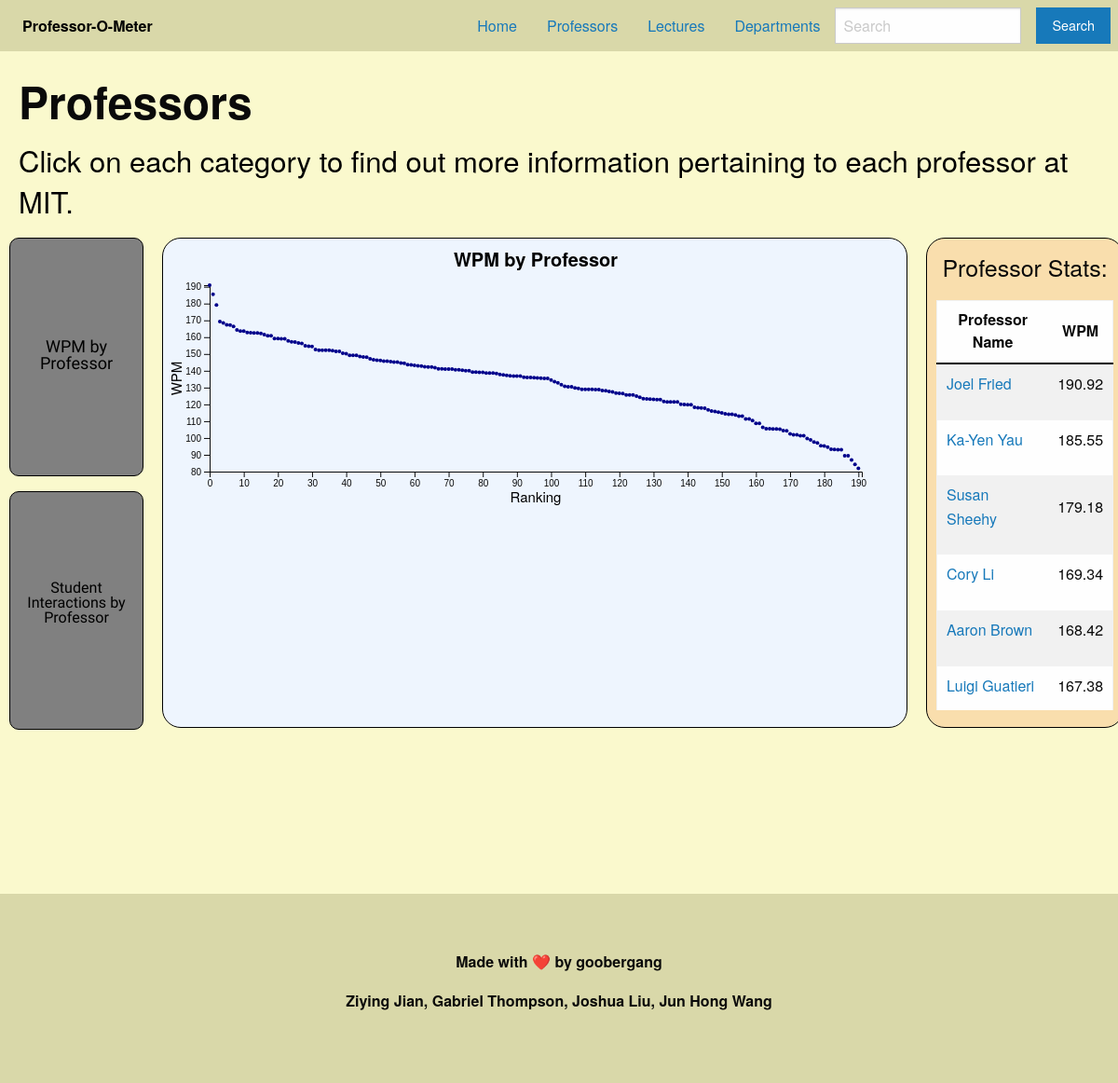
Screenshot of /professor with the database file from the repository.
### tables this page shows
CREATE TABLE Professor(professor_id int primary key, professor text, speed int, vocabulary int, stu_interact int);

### app/__init__.py (the view)
@app.route("/professor", methods=["GET"])
def professor_page():
    undumped = prof_data_json()
    prof_data = json.dumps(undumped)
    sorted_wpm = sorted(undumped.items(), key=lambda x: x[1][1])[::-1]
    sorted_apr = sorted(undumped.items(), key=lambda x: x[1][3])[::-1]
    return render_template("professor.html", data = prof_data, undumped=undumped, wpm=sorted_wpm, apr=sorted_apr)

### app/db.py (called while the page is built)
def get_all_professor_data():
    c = db.cursor()
    c.execute("select * from Professor")
    data = c.fetchall()
    c.close()
    if(data == []):
        return None
    return data

def prof_data_json():
    raw = get_all_professor_data()
    dictionary = {}
    for row in raw:
        dictionary[str(row[0])] = list(row[1:5])
    return dictionary

### app/templates/professor.html (shortened to what this page needs)
<!DOCTYPE html>
<html lang="en">
<head>
    <link rel="stylesheet" href="https://cdn.jsdelivr.net/npm/foundation-sites@6.7.5/dist/css/foundation.min.css">
    <link rel="stylesheet" href="static/css/stylesheet.css">
</head>
</head>
<body>
    <nav id="navbar" class="top-bar" data-topbar role="navigation">
      <div id="navbar" class="top-bar-left">
          <ul id="navbar" class="dropdown menu" data-responsive-menu="drilldown medium-dropdown">
          <li id="menu-text" class="menu-text">Professor-O-Meter</li>
          </ul>
      </div>
      <div id="navbar" class="top-bar-right">
          <ul id="navbar" class="dropdown menu" data-responsive-menu="drilldown medium-dropdown">
          <li><a href="/">Home</a></li>
          <li><a href="/professor">Professors</a></li>
          <li><a href="/lecture">Lectures</a></li>
          <li><a href="/departments">Departments</a></li>
          <ul class="menu">
              <li><form id="navbar" action="/result" class="search-form">
                  <input type="search" placeholder="Search" name="search"></li>
                  <li><button id="search_button" type="submit" class="button">Search</button>
              </form></li>
              </ul>
          </div>
      </nav>
      <h1>Professors</h1>
      <h3>Click on each category to find out more information pertaining to each professor at MIT.</h3>
    <div class="container" style="width: 92vw;">
      <div class="grid-container">
        <div class="grid-x grid-padding-x">
          <div class="cell" style="padding: 0; width: 12vw;">
            <div class="button-group stacked-for-small">
                  <button class="button stats-selector custom-highlight" id="speed_scatter">
                    <p class="selector-text" style="font-size: 1.5vw; padding-top: 2vh;">WPM by Professor</p>
                  </button>
                  <div style="height: 2vh">&nbsp;</div>
                  <button class="button stats-selector custom-highlight" id="stu">
                    <p class="selector-text" style="font-size: 1.34vw; padding: 1.5vh 0;">Student Interactions by Professor<p>
                  </button>
            </div>
          </div>
        </div>
      </div>
      <div>
        <svg style="
        background-color: rgb(238, 245, 254);
        height: 65.8vh;
        border-radius: 20px;
        border: 1px solid black;">
    </svg>
      </div>
      <div style="background-color: rgb(249, 222, 173); height: 65.8vh; border-radius: 20px; border: 1px solid black; padding: 10px;">
        <h4>
            <center><p>Professor Stats:</p></center>
        </h4>
        <div style="height: 55vh; overflow: auto; display: none;" id="wpmTable">
            <table>
                <tr>
                    <th style="border-bottom: 2px solid black;">
                        Professor Name
                    </th>
                    <th style="border-bottom: 2px solid black;">
                        WPM
                    </th>
                </tr>
                {% for dep, val in wpm %}
                {% if val[1] != 0 %}
                <tr>
                    <td>
                        <p><a href="/prof/{{ dep }}">{{ val[0] }}</a></p>
                    </td>
                    <td>
                        <p>{{ val[1] }}</p>
                    </td>
                </tr>
                {% endif %}
                {% endfor %}
            </table>
        </div>
      </div>
    </div>
    <svg></svg>
    <svg></svg>
<footer class="footer">
  <div class="grid-container">
      <div class="grid-x grid-padding-x">
      <div class="cell small-12">
          <p>Made with ❤️ by goobergang</p>
          <p>Ziying Jian, Gabriel Thompson, Joshua Liu, Jun Hong Wang</p>
      </div>
      </div>
  </div>
</footer>
</body>
</html>

### app/static/css/stylesheet.css (style rules this page uses)
#navbar { background-color: #d9d8a9; align-items: center; }
#menu-text { color: black }
.footer { background-color: #d9d8a9; padding: 60px; text-align: center; font-weight: bold; }
h1 { font-weight: bold; padding-left: 20px; padding-top: 20px; }
h3 { padding-left: 20px; color: black; }
body { background-color: #faf9cd; }

### app/templates/professor.html (style rules this page uses)
.container { display: grid; grid-template-columns: 1fr 7fr 3fr; grid-gap: 20px; padding: 10px; }
.stats-selector { width: 100%; background-color: gray; border: 1px solid black; border-radius: 10px; height: 32vh; color: black; padding: 0; }
.selector-text { padding:10px; margin-bottom: 10px; font-size: 1.5vw; line-height: 1; font-family: 'Work Sans', sans-serif; }
.button-group { margin-bottom: 10px; }

### rows the page displays
Professor: professor "Joel Fried", speed "190.92"
Professor: professor "Ka-Yen Yau", speed "185.55"
Professor: professor "Susan Sheehy", speed "179.18"
Professor: professor "Cory Li", speed "169.34"
Professor: professor "Aaron Brown", speed "168.42"
Professor: professor "Luigi Guatieri", speed "167.38"
